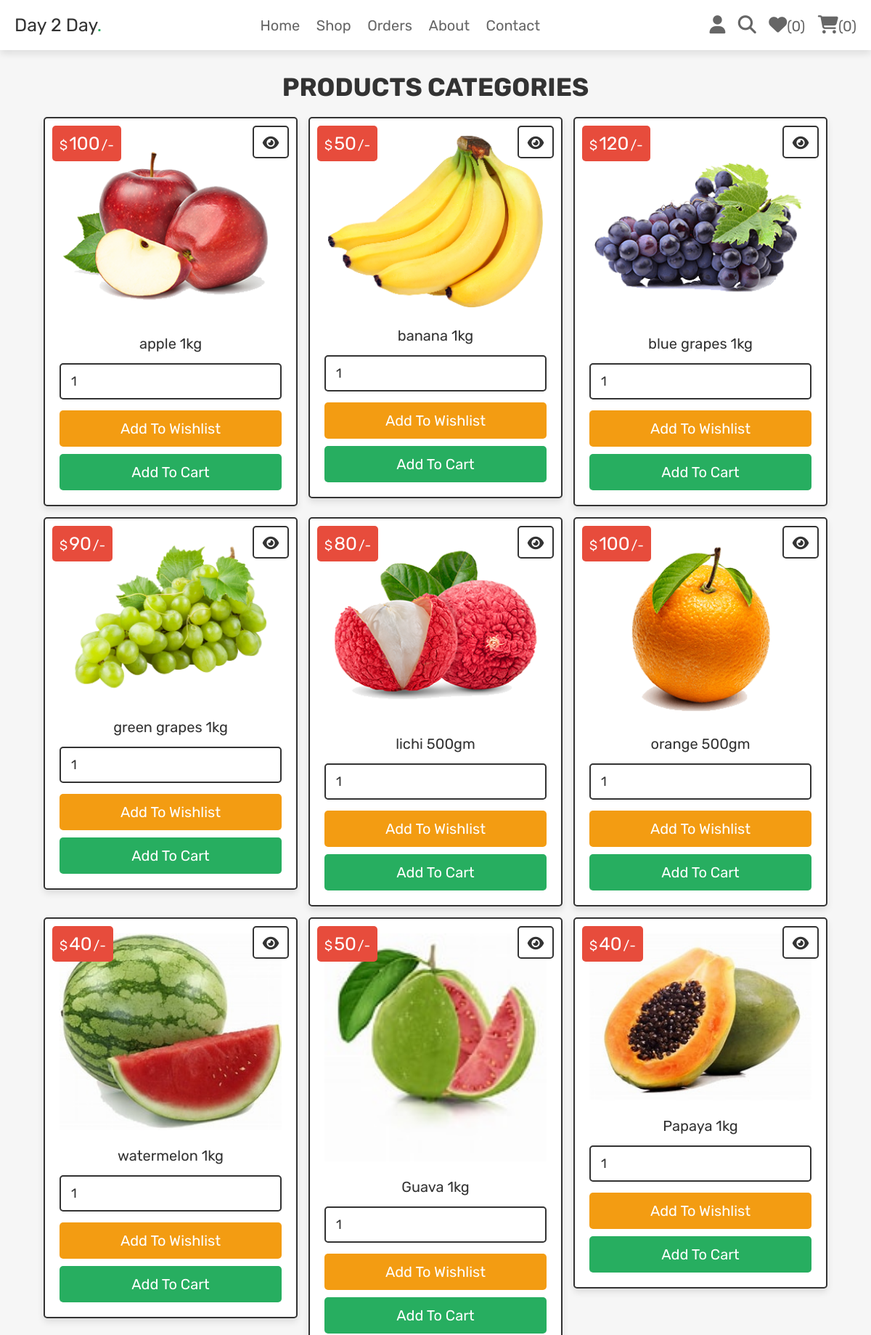
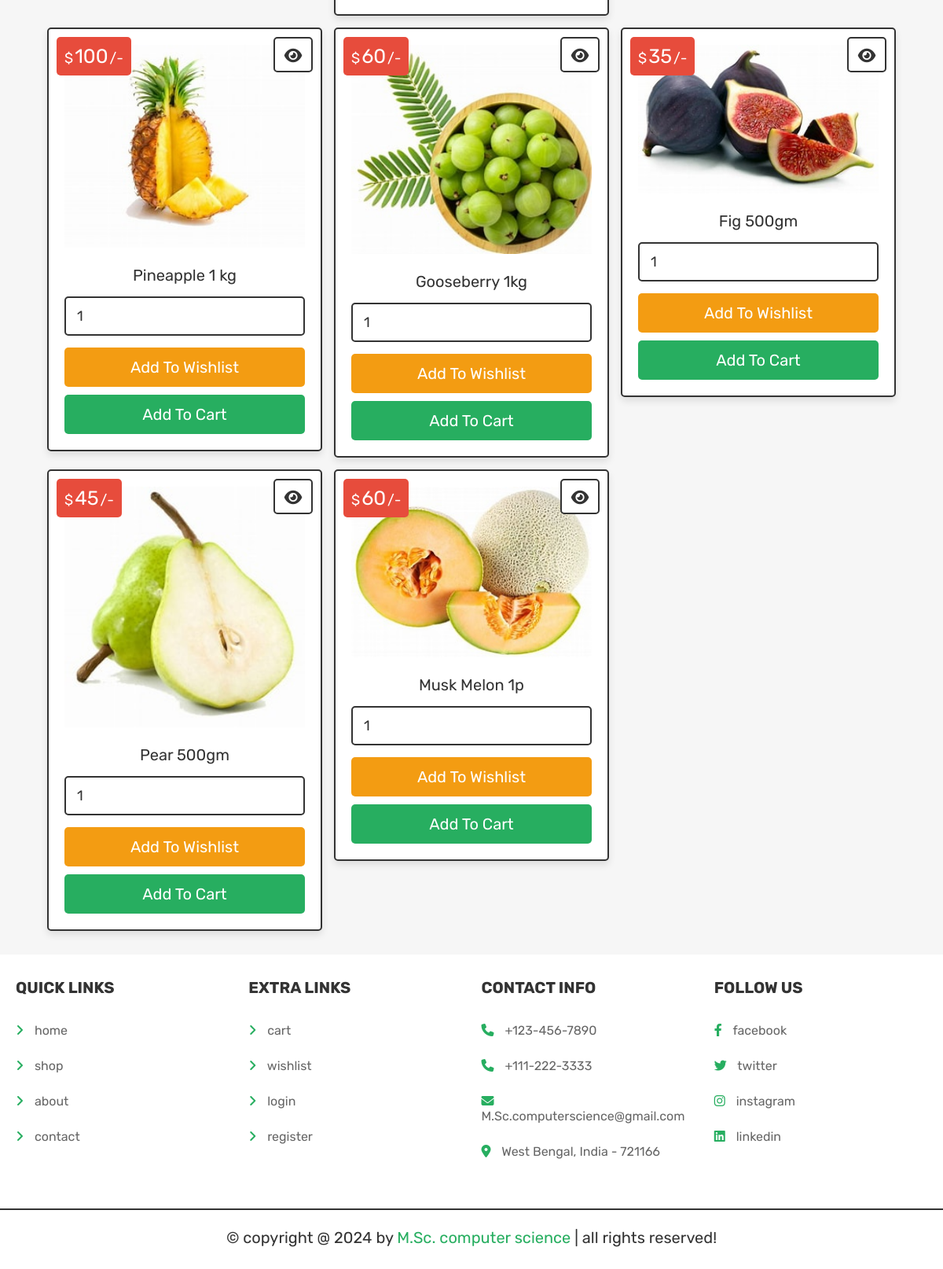
The app's page /main/category.php?category=fruits (signed in) with its own data (2 pictures, top to bottom).
### tables this page shows
CREATE TABLE `products` (
  `id` int(100) NOT NULL,
  `name` varchar(100) NOT NULL,
  `category` varchar(20) NOT NULL,
  `details` varchar(500) NOT NULL,
  `price` int(100) NOT NULL,
  `image` varchar(100) NOT NULL
);

### main/category.php (the view, shortened to what this page needs)
<?php
@include 'config.php';
?>
<!DOCTYPE html>
<html lang="en">
<head>
   <link rel="stylesheet" href="https://cdnjs.cloudflare.com/ajax/libs/font-awesome/6.1.1/css/all.min.css">
   <link rel="stylesheet" href="css/style.css">
</head>
<body>
<?php include 'header.php'; ?>
<section class="products">
   <h1 class="title">products categories</h1>
   <div class="box-container">
   <?php
      $category_name = $_GET['category'];
      $select_products = $conn->prepare("SELECT * FROM `products` WHERE category = ?");
      $select_products->execute([$category_name]);
      if($select_products->rowCount() > 0){
         while($fetch_products = $select_products->fetch(PDO::FETCH_ASSOC)){
   ?>
   <form action="" class="box" method="POST">
      <div class="price">$<span><?= $fetch_products['price']; ?></span>/-</div>
      <a href="view_page.php?pid=<?= $fetch_products['id']; ?>" class="fas fa-eye"></a>
      <img src="uploaded_img/<?= $fetch_products['image']; ?>" alt="">
      <div class="name"><?= $fetch_products['name']; ?></div>
      <input type="number" min="1" value="1" name="p_qty" class="qty">
      <input type="submit" value="add to wishlist" class="option-btn" name="add_to_wishlist">
      <input type="submit" value="add to cart" class="btn" name="add_to_cart">
   </form>
   <?php
         }
      }else{
         echo '<p class="empty">no products available!</p>';
      }
   ?>
   </div>
</section>
<?php include 'footer.php'; ?>
</body>
</html>

### css/style.css (style rules this page uses)
.products .box-container { display: grid; grid-template-columns: repeat(auto-fit, 35rem); gap:1.5rem; justify-content: center; align-items: flex-start; }
.products .box-container .box { padding:2rem; text-align: center; border:var(--border); background-color: var(--white); box-shadow: var(--box-shadow); border-radius: .5rem; position: relative; }
.products .box-container .box .price { position: absolute; top:1rem; left:1rem; padding:1rem; border-radius: .5rem; background-color: var(--red); font-size: 1.8rem; color:var(--white); }
.products .box-container .box .price span { font-size: 2.5rem; color:var(--white); margin:0 .2rem; }
.products .box-container .box .fa-eye { position: absolute; top:1rem; right:1rem; border-radius: .5rem; height: 4.5rem; line-height: 4.3rem; width: 5rem; border:var(--border); color:var(--black); font-size: 2rem; background-color: var(--white); }
.products .box-container .box img { width: 100%; margin-bottom: 1rem; }
.products .box-container .box .name { font-size: 2rem; color:var(--black); padding:1rem 0; }
.products .box-container .box .qty { margin:.5rem 0; border-radius: .5rem; padding:1.2rem 1.4rem; font-size: 1.8rem; color:var(--black); border:var(--border); width: 100%; }

### css/components.css (style rules this page uses)
:root { --green:#27ae60; --orange:#f39c12; --red:#e74c3c; --black:#333; --light-color:#666; --white:#fff; --light-bg:#f6f6f6; --border:.2rem solid var(--black); --box-shadow:0 .5rem 1rem rgba(0,0,0,.1); }
* { font-family: 'Rubik', sans-serif; margin:0; padding:0; box-sizing: border-box; outline: none; border:none; text-decoration: none; color:var(--black); }
body { background-color: var(--light-bg); }
html { font-size: 62.5%; overflow-x: hidden; scroll-behavior: smooth; scroll-padding-top: 6.5rem; }
section { padding:3rem 2rem; max-width: 1200px; margin:0 auto; }
.btn, .delete-btn, .option-btn { display: block; width: 100%; margin-top: 1rem; border-radius: .5rem; color:var(--white); font-size: 2rem; padding:1.3rem 3rem; text-transform: capitalize; cursor: pointer; text-align: center; }
.btn { background-color: var(--green); }
.option-btn { background-color: var(--orange); }
.title { text-align: center; margin-bottom: 2rem; text-transform: uppercase; color:var(--black); font-size: 3.5rem; }

### records on screen
products: price "100", image (picture), name "apple 1kg"
products: price "50", image (picture), name "banana 1kg"
products: price "120", image (picture), name "blue grapes 1kg"
products: price "90", image (picture), name "green grapes 1kg"
products: price "80", image (picture), name "lichi 500gm"
products: price "100", image (picture), name "orange 500gm"
products: price "40", image (picture), name "watermelon 1kg"
products: price "50", image (picture), name "Guava 1kg"
products: price "40", image (picture), name "Papaya 1kg"
products: price "100", image (picture), name "Pineapple 1 kg"
products: price "60", image (picture), name "Gooseberry 1kg"
products: price "35", image (picture), name "Fig 500gm"
products: price "45", image (picture), name "Pear 500gm"
products: price "60", image (picture), name "Musk Melon 1p"

### other values on screen
$count_wishlist_items->rowCount() "0"
$count_cart_items->rowCount() "0"
